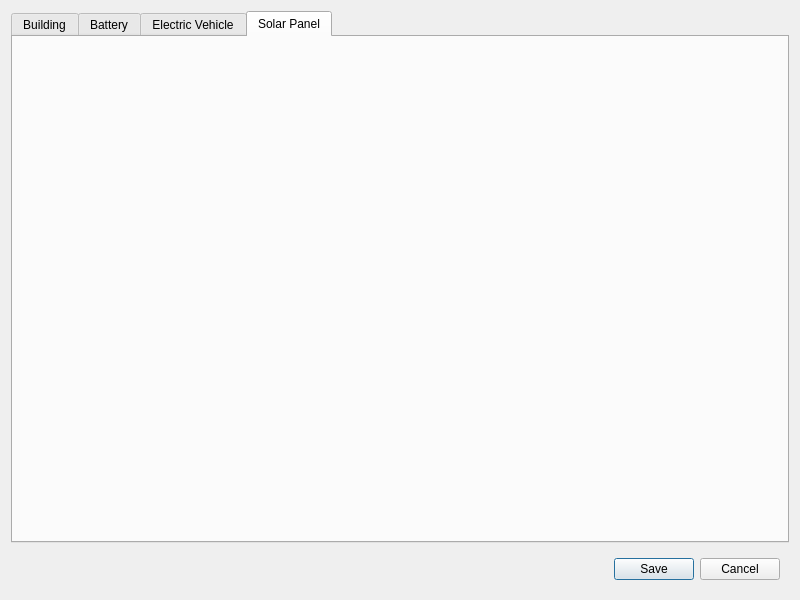
<?xml version="1.0" encoding="UTF-8"?>
<ui version="4.0">
 <class>secondaryWindow</class>
 <widget class="QDialog" name="secondaryWindow">
  <property name="geometry">
   <rect>
    <x>0</x>
    <y>0</y>
    <width>800</width>
    <height>600</height>
   </rect>
  </property>
  <property name="windowTitle">
   <string>secondaryWindow</string>
  </property>
  <layout class="QVBoxLayout" name="verticalLayout">
   <item>
    <widget class="QTabWidget" name="tabWidget">
     <property name="currentIndex">
      <number>3</number>
     </property>
     <widget class="QWidget" name="buildingTab">
      <attribute name="title">
       <string>Building</string>
      </attribute>
     </widget>
     <widget class="QWidget" name="tab_2">
      <attribute name="title">
       <string>Battery</string>
      </attribute>
     </widget>
     <widget class="QWidget" name="tab">
      <attribute name="title">
       <string>Electric Vehicle</string>
      </attribute>
     </widget>
     <widget class="QWidget" name="tab_3">
      <attribute name="title">
       <string>Solar Panel</string>
      </attribute>
     </widget>
    </widget>
   </item>
   <item>
    <widget class="QWidget" name="widget" native="true">
     <layout class="QHBoxLayout" name="horizontalLayout">
      <item>
       <spacer name="horizontalSpacer">
        <property name="orientation">
         <enum>Qt::Horizontal</enum>
        </property>
        <property name="sizeHint" stdset="0">
         <size>
          <width>40</width>
          <height>20</height>
         </size>
        </property>
       </spacer>
      </item>
      <item>
       <widget class="QPushButton" name="pushButton">
        <property name="text">
         <string>Save</string>
        </property>
       </widget>
      </item>
      <item>
       <widget class="QPushButton" name="pushButton_2">
        <property name="text">
         <string>Cancel</string>
        </property>
       </widget>
      </item>
     </layout>
    </widget>
   </item>
  </layout>
 </widget>
 <resources/>
 <connections/>
</ui>
